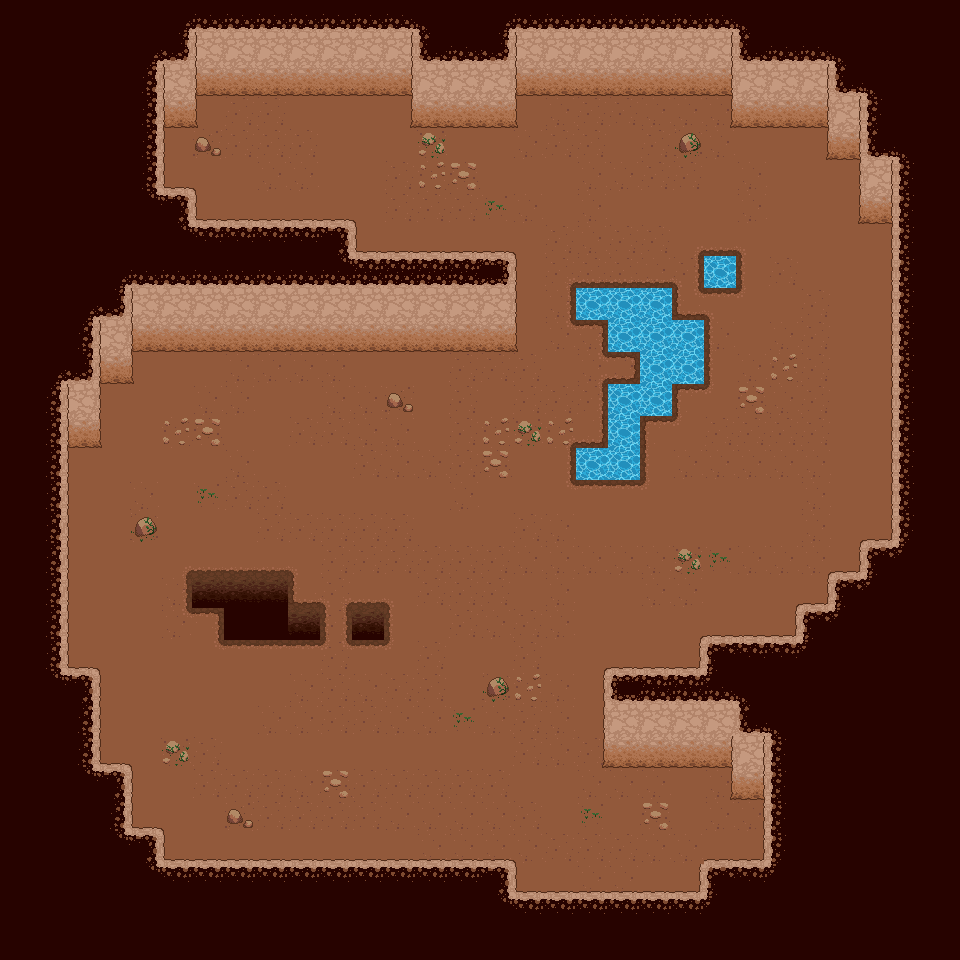

A 2D game scene composited from a Tiled map and its tileset images. What follows is a short description and the map's XML, with each tile layer's data collapsed to a summary:
An orthogonal 30x30 tile map with 32x32 px tiles, 5 tile layers (black, dirt, walls, edges, ...), 1 hidden layer not drawn, 3 tilesets and 7 objects.

<map version="1.10" tiledversion="1.11.2" orientation="orthogonal" renderorder="right-down" width="30" height="30" tilewidth="32" tileheight="32" infinite="0" nextlayerid="9" nextobjectid="8">
 <tileset firstgid="1" source="cave_tiles_1.3.tsx" />
 <tileset firstgid="26" source="cave_tiles_earthy.tsx" />
 <tileset firstgid="56" source="wave_animation.tsx" />
 <layer id="1" name="black" width="30" height="30">
  <data>[900 cells, 900 non-empty, 1 distinct tile ids]</data>
 </layer>
 <layer id="2" name="dirt" width="30" height="30">
  <data>[900 cells, 522 non-empty, 10 distinct tile ids]</data>
 </layer>
 <layer id="3" name="walls" width="30" height="30">
  <data>[900 cells, 84 non-empty, 2 distinct tile ids]</data>
 </layer>
 <layer id="4" name="edges" width="30" height="30">
  <data>[900 cells, 282 non-empty, 12 distinct tile ids]</data>
 </layer>
 <layer id="6" name="touch-ups" width="30" height="30">
  <data>[900 cells, 43 non-empty, 6 distinct tile ids]</data>
 </layer>
 <layer id="5" name="Collision" width="30" height="30" visible="0">
  <data>[900 cells, 434 non-empty, 1 distinct tile ids]</data>
 </layer>
 <objectgroup id="8" name="Animated" visible="0">
  <object id="1" x="576" y="288" width="96" height="32">
   <properties>
    <property name="fileName" value="wave_animation.png" />
    <property name="fps" type="int" value="6" />
    <property name="nFrames" type="int" value="16" />
   </properties>
  </object>
  <object id="2" x="608" y="320" width="96" height="32">
   <properties>
    <property name="fileName" value="wave_animation.png" />
    <property name="fps" type="int" value="6" />
    <property name="nFrames" type="int" value="16" />
   </properties>
  </object>
  <object id="3" x="640" y="352" width="64" height="32">
   <properties>
    <property name="fileName" value="wave_animation.png" />
    <property name="fps" type="int" value="6" />
    <property name="nFrames" type="int" value="16" />
   </properties>
  </object>
  <object id="4" x="608" y="384" width="64" height="32">
   <properties>
    <property name="fileName" value="wave_animation.png" />
    <property name="fps" type="int" value="6" />
    <property name="nFrames" type="int" value="16" />
   </properties>
  </object>
  <object id="5" x="576" y="448" width="64" height="32">
   <properties>
    <property name="fileName" value="wave_animation.png" />
    <property name="fps" type="int" value="6" />
    <property name="nFrames" type="int" value="16" />
   </properties>
  </object>
  <object id="6" x="608" y="416" width="32" height="32">
   <properties>
    <property name="fileName" value="wave_animation.png" />
    <property name="fps" type="int" value="6" />
    <property name="nFrames" type="int" value="16" />
   </properties>
  </object>
  <object id="7" x="704" y="256" width="32" height="32">
   <properties>
    <property name="fileName" value="wave_animation.png" />
    <property name="fps" type="int" value="6" />
    <property name="nFrames" type="int" value="16" />
   </properties>
  </object>
 </objectgroup>
</map>
